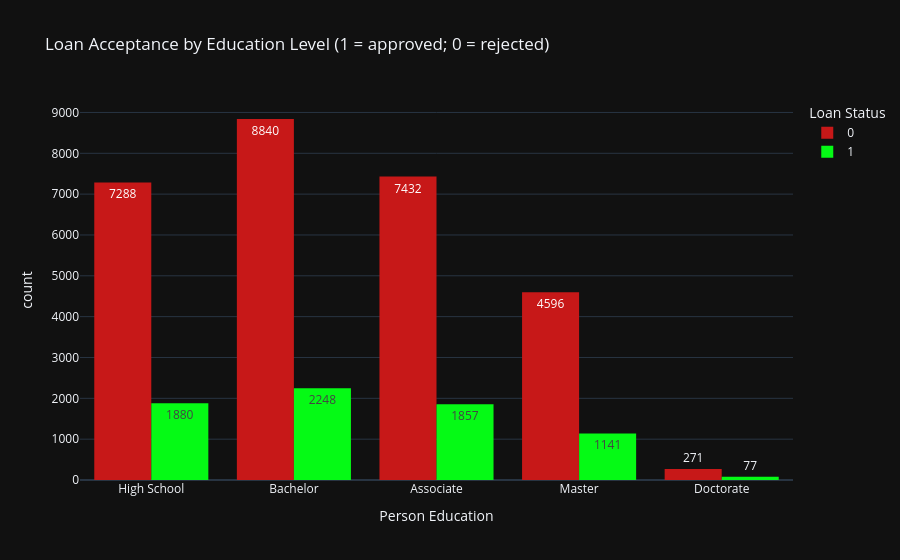

Write notebook code for a chart like this one.
### Markdown cell above
- Most Education Level who needed Loan is Bachelor

### Code cell
fig = px.histogram(
    df_cleaned, 
    x='person_education', 
    color='loan_status', 
    barmode='group',  
    title='Loan Acceptance by Education Level (1 = approved; 0 = rejected)',
    labels={'count': 'Count','person_education': 'Person Education','loan_status':'Loan Status'},
    template='plotly_dark',
    text_auto=True,
    color_discrete_map = {0:'#c71818',1:'#05fa15'}
)
fig.show()

### Figure 1 — Plotly figure (JSON) as saved in the notebook; plotly's stock layout.template omitted (floating-point values rounded to 4 significant figures; data arrays with more than 128 entries replaced by an {"elided": "..."} marker saying what was removed)
{"data": [{"alignmentgroup": "True", "bingroup": "x", "hovertemplate": "Loan Status=0<br>Person Education=%{x}<br>count=%{y}<extra></extra>", "legendgroup": "0", "marker": {"color": "#c71818", "pattern": {"shape": ""}}, "name": "0", "offsetgroup": "0", "orientation": "v", "showlegend": true, "texttemplate": "%{value}", "type": "histogram", "x": {"elided": "28427 str values"}, "xaxis": "x", "yaxis": "y"}, {"alignmentgroup": "True", "bingroup": "x", "hovertemplate": "Loan Status=1<br>Person Education=%{x}<br>count=%{y}<extra></extra>", "legendgroup": "1", "marker": {"color": "#05fa15", "pattern": {"shape": ""}}, "name": "1", "offsetgroup": "1", "orientation": "v", "showlegend": true, "texttemplate": "%{value}", "type": "histogram", "x": {"elided": "7203 str values"}, "xaxis": "x", "yaxis": "y"}], "layout": {"barmode": "group", "legend": {"title": {"text": "Loan Status"}, "tracegroupgap": 0}, "title": {"text": "Loan Acceptance by Education Level (1 = approved; 0 = rejected)"}, "xaxis": {"anchor": "y", "domain": [0, 1], "title": {"text": "Person Education"}}, "yaxis": {"anchor": "x", "domain": [0, 1], "title": {"text": "count"}}}}
